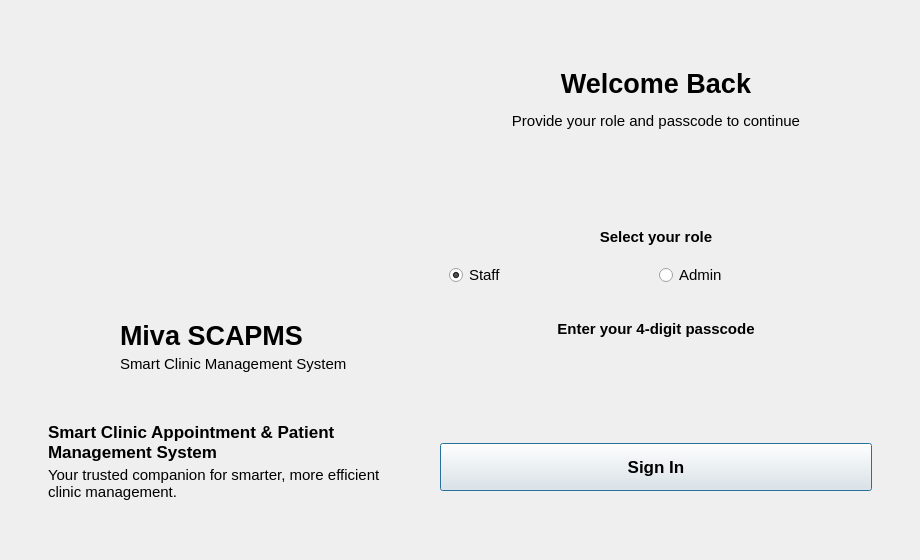
<?xml version="1.0" encoding="UTF-8"?>
<ui version="4.0">
 <class>LoginWindow</class>
 <widget class="QWidget" name="LoginWindow">
  <property name="geometry">
   <rect>
    <x>0</x>
    <y>0</y>
    <width>920</width>
    <height>560</height>
   </rect>
  </property>
  <property name="sizePolicy">
   <sizepolicy hsizetype="Fixed" vsizetype="Fixed">
    <horstretch>0</horstretch>
    <verstretch>0</verstretch>
   </sizepolicy>
  </property>
  <property name="minimumSize">
   <size>
    <width>920</width>
    <height>560</height>
   </size>
  </property>
  <property name="maximumSize">
   <size>
    <width>920</width>
    <height>560</height>
   </size>
  </property>
  <property name="windowTitle">
   <string>Miva SCAPMS | Login</string>
  </property>
  <layout class="QHBoxLayout" name="horizontalLayout_2">
   <property name="spacing">
    <number>0</number>
   </property>
   <property name="leftMargin">
    <number>24</number>
   </property>
   <property name="topMargin">
    <number>24</number>
   </property>
   <property name="rightMargin">
    <number>24</number>
   </property>
   <property name="bottomMargin">
    <number>24</number>
   </property>
   <item>
    <widget class="QWidget" name="mainContainer" native="true">
     <layout class="QHBoxLayout" name="horizontalLayout" stretch="1,1">
      <property name="spacing">
       <number>0</number>
      </property>
      <property name="leftMargin">
       <number>0</number>
      </property>
      <property name="topMargin">
       <number>0</number>
      </property>
      <property name="rightMargin">
       <number>0</number>
      </property>
      <property name="bottomMargin">
       <number>0</number>
      </property>
      <item>
       <widget class="QWidget" name="leftPanel" native="true">
        <layout class="QVBoxLayout" name="verticalLayout" stretch="1,1">
         <property name="spacing">
          <number>0</number>
         </property>
         <property name="leftMargin">
          <number>0</number>
         </property>
         <property name="topMargin">
          <number>0</number>
         </property>
         <property name="rightMargin">
          <number>0</number>
         </property>
         <property name="bottomMargin">
          <number>0</number>
         </property>
         <item>
          <widget class="QWidget" name="imageContainer" native="true">
           <property name="sizePolicy">
            <sizepolicy hsizetype="Expanding" vsizetype="Expanding">
             <horstretch>0</horstretch>
             <verstretch>0</verstretch>
            </sizepolicy>
           </property>
          </widget>
         </item>
         <item>
          <widget class="QWidget" name="brandingContainer" native="true">
           <property name="sizePolicy">
            <sizepolicy hsizetype="Expanding" vsizetype="Expanding">
             <horstretch>0</horstretch>
             <verstretch>0</verstretch>
            </sizepolicy>
           </property>
           <layout class="QVBoxLayout" name="verticalLayout_2">
            <property name="spacing">
             <number>32</number>
            </property>
            <property name="leftMargin">
             <number>24</number>
            </property>
            <property name="topMargin">
             <number>24</number>
            </property>
            <property name="rightMargin">
             <number>24</number>
            </property>
            <property name="bottomMargin">
             <number>24</number>
            </property>
            <item>
             <widget class="QWidget" name="brandingHeader" native="true">
              <property name="sizePolicy">
               <sizepolicy hsizetype="Preferred" vsizetype="Fixed">
                <horstretch>0</horstretch>
                <verstretch>0</verstretch>
               </sizepolicy>
              </property>
              <layout class="QHBoxLayout" name="horizontalLayout_3">
               <property name="spacing">
                <number>8</number>
               </property>
               <property name="leftMargin">
                <number>0</number>
               </property>
               <property name="topMargin">
                <number>0</number>
               </property>
               <property name="rightMargin">
                <number>0</number>
               </property>
               <property name="bottomMargin">
                <number>0</number>
               </property>
               <item>
                <widget class="QWidget" name="logoContainer" native="true">
                 <property name="minimumSize">
                  <size>
                   <width>64</width>
                   <height>64</height>
                  </size>
                 </property>
                 <property name="maximumSize">
                  <size>
                   <width>64</width>
                   <height>64</height>
                  </size>
                 </property>
                 <layout class="QHBoxLayout" name="horizontalLayout_4">
                  <property name="spacing">
                   <number>0</number>
                  </property>
                  <property name="leftMargin">
                   <number>0</number>
                  </property>
                  <property name="topMargin">
                   <number>0</number>
                  </property>
                  <property name="rightMargin">
                   <number>0</number>
                  </property>
                  <property name="bottomMargin">
                   <number>0</number>
                  </property>
                  <item>
                   <widget class="QLabel" name="logoLabel">
                    <property name="minimumSize">
                     <size>
                      <width>64</width>
                      <height>64</height>
                     </size>
                    </property>
                    <property name="maximumSize">
                     <size>
                      <width>64</width>
                      <height>64</height>
                     </size>
                    </property>
                    <property name="text">
                     <string/>
                    </property>
                    <property name="scaledContents">
                     <bool>true</bool>
                    </property>
                    <property name="alignment">
                     <set>Qt::AlignmentFlag::AlignCenter</set>
                    </property>
                   </widget>
                  </item>
                 </layout>
                </widget>
               </item>
               <item>
                <widget class="QWidget" name="brandingTextContainer" native="true">
                 <property name="sizePolicy">
                  <sizepolicy hsizetype="Expanding" vsizetype="Fixed">
                   <horstretch>0</horstretch>
                   <verstretch>0</verstretch>
                  </sizepolicy>
                 </property>
                 <layout class="QVBoxLayout" name="verticalLayout_4">
                  <property name="spacing">
                   <number>4</number>
                  </property>
                  <property name="leftMargin">
                   <number>0</number>
                  </property>
                  <property name="topMargin">
                   <number>0</number>
                  </property>
                  <property name="rightMargin">
                   <number>0</number>
                  </property>
                  <property name="bottomMargin">
                   <number>0</number>
                  </property>
                  <item>
                   <widget class="QLabel" name="titleLabel">
                    <property name="sizePolicy">
                     <sizepolicy hsizetype="Preferred" vsizetype="Fixed">
                      <horstretch>0</horstretch>
                      <verstretch>0</verstretch>
                     </sizepolicy>
                    </property>
                    <property name="font">
                     <font>
                      <pointsize>20</pointsize>
                      <bold>true</bold>
                     </font>
                    </property>
                    <property name="text">
                     <string>Miva SCAPMS</string>
                    </property>
                   </widget>
                  </item>
                  <item>
                   <widget class="QLabel" name="subtitleLabel">
                    <property name="font">
                     <font>
                      <pointsize>11</pointsize>
                     </font>
                    </property>
                    <property name="text">
                     <string>Smart Clinic Management System</string>
                    </property>
                   </widget>
                  </item>
                 </layout>
                </widget>
               </item>
              </layout>
             </widget>
            </item>
            <item>
             <widget class="QWidget" name="welcomeMsgContainer" native="true">
              <property name="sizePolicy">
               <sizepolicy hsizetype="Preferred" vsizetype="Fixed">
                <horstretch>0</horstretch>
                <verstretch>0</verstretch>
               </sizepolicy>
              </property>
              <layout class="QVBoxLayout" name="verticalLayout_3">
               <property name="spacing">
                <number>4</number>
               </property>
               <property name="leftMargin">
                <number>0</number>
               </property>
               <property name="topMargin">
                <number>0</number>
               </property>
               <property name="rightMargin">
                <number>0</number>
               </property>
               <property name="bottomMargin">
                <number>0</number>
               </property>
               <item>
                <widget class="QLabel" name="fullnameLabel">
                 <property name="sizePolicy">
                  <sizepolicy hsizetype="Preferred" vsizetype="Preferred">
                   <horstretch>0</horstretch>
                   <verstretch>0</verstretch>
                  </sizepolicy>
                 </property>
                 <property name="font">
                  <font>
                   <pointsize>13</pointsize>
                   <bold>true</bold>
                  </font>
                 </property>
                 <property name="text">
                  <string>Smart Clinic Appointment &amp; Patient Management System</string>
                 </property>
                 <property name="wordWrap">
                  <bool>true</bool>
                 </property>
                </widget>
               </item>
               <item>
                <widget class="QLabel" name="welcomeTextLabel">
                 <property name="font">
                  <font>
                   <pointsize>11</pointsize>
                  </font>
                 </property>
                 <property name="text">
                  <string>Your trusted companion for smarter, more efficient clinic management.</string>
                 </property>
                 <property name="wordWrap">
                  <bool>true</bool>
                 </property>
                </widget>
               </item>
              </layout>
             </widget>
            </item>
           </layout>
          </widget>
         </item>
        </layout>
       </widget>
      </item>
      <item>
       <widget class="QWidget" name="rightPanel" native="true">
        <property name="sizePolicy">
         <sizepolicy hsizetype="Fixed" vsizetype="Preferred">
          <horstretch>0</horstretch>
          <verstretch>0</verstretch>
         </sizepolicy>
        </property>
        <property name="minimumSize">
         <size>
          <width>480</width>
          <height>0</height>
         </size>
        </property>
        <property name="maximumSize">
         <size>
          <width>480</width>
          <height>16777215</height>
         </size>
        </property>
        <layout class="QVBoxLayout" name="verticalLayout_5">
         <property name="spacing">
          <number>48</number>
         </property>
         <property name="leftMargin">
          <number>24</number>
         </property>
         <property name="topMargin">
          <number>0</number>
         </property>
         <property name="rightMargin">
          <number>24</number>
         </property>
         <property name="bottomMargin">
          <number>0</number>
         </property>
         <item>
          <widget class="QWidget" name="loginHeaderContainer" native="true">
           <property name="sizePolicy">
            <sizepolicy hsizetype="Preferred" vsizetype="Fixed">
             <horstretch>0</horstretch>
             <verstretch>0</verstretch>
            </sizepolicy>
           </property>
           <layout class="QVBoxLayout" name="verticalLayout_6">
            <property name="spacing">
             <number>4</number>
            </property>
            <property name="leftMargin">
             <number>0</number>
            </property>
            <property name="topMargin">
             <number>0</number>
            </property>
            <property name="rightMargin">
             <number>0</number>
            </property>
            <property name="bottomMargin">
             <number>0</number>
            </property>
            <item>
             <widget class="QLabel" name="loginTitleLabel">
              <property name="font">
               <font>
                <pointsize>20</pointsize>
                <bold>true</bold>
               </font>
              </property>
              <property name="text">
               <string>Welcome Back</string>
              </property>
              <property name="alignment">
               <set>Qt::AlignmentFlag::AlignCenter</set>
              </property>
             </widget>
            </item>
            <item>
             <widget class="QLabel" name="loginInstructionLabel">
              <property name="sizePolicy">
               <sizepolicy hsizetype="Preferred" vsizetype="Preferred">
                <horstretch>0</horstretch>
                <verstretch>0</verstretch>
               </sizepolicy>
              </property>
              <property name="font">
               <font>
                <pointsize>11</pointsize>
               </font>
              </property>
              <property name="text">
               <string>Provide your role and passcode to continue</string>
              </property>
              <property name="alignment">
               <set>Qt::AlignmentFlag::AlignCenter</set>
              </property>
              <property name="wordWrap">
               <bool>true</bool>
              </property>
             </widget>
            </item>
           </layout>
          </widget>
         </item>
         <item>
          <widget class="QWidget" name="loginFormContainer" native="true">
           <property name="sizePolicy">
            <sizepolicy hsizetype="Preferred" vsizetype="Fixed">
             <horstretch>0</horstretch>
             <verstretch>0</verstretch>
            </sizepolicy>
           </property>
           <layout class="QVBoxLayout" name="verticalLayout_7">
            <property name="spacing">
             <number>24</number>
            </property>
            <property name="leftMargin">
             <number>0</number>
            </property>
            <property name="topMargin">
             <number>0</number>
            </property>
            <property name="rightMargin">
             <number>0</number>
            </property>
            <property name="bottomMargin">
             <number>0</number>
            </property>
            <item>
             <widget class="QWidget" name="roleSection" native="true">
              <property name="sizePolicy">
               <sizepolicy hsizetype="Preferred" vsizetype="Fixed">
                <horstretch>0</horstretch>
                <verstretch>0</verstretch>
               </sizepolicy>
              </property>
              <layout class="QVBoxLayout" name="verticalLayout_8">
               <property name="spacing">
                <number>8</number>
               </property>
               <property name="leftMargin">
                <number>0</number>
               </property>
               <property name="topMargin">
                <number>0</number>
               </property>
               <property name="rightMargin">
                <number>0</number>
               </property>
               <property name="bottomMargin">
                <number>0</number>
               </property>
               <item>
                <widget class="QLabel" name="roleLabel">
                 <property name="font">
                  <font>
                   <pointsize>11</pointsize>
                   <bold>true</bold>
                  </font>
                 </property>
                 <property name="text">
                  <string>Select your role</string>
                 </property>
                 <property name="alignment">
                  <set>Qt::AlignmentFlag::AlignCenter</set>
                 </property>
                </widget>
               </item>
               <item>
                <widget class="QWidget" name="widget" native="true">
                 <layout class="QHBoxLayout" name="horizontalLayout_6">
                  <item>
                   <widget class="QRadioButton" name="staffRadioButton">
                    <property name="font">
                     <font>
                      <pointsize>11</pointsize>
                     </font>
                    </property>
                    <property name="cursor">
                     <cursorShape>PointingHandCursor</cursorShape>
                    </property>
                    <property name="text">
                     <string>Staff</string>
                    </property>
                    <property name="checked">
                     <bool>true</bool>
                    </property>
                   </widget>
                  </item>
                  <item>
                   <widget class="QRadioButton" name="adminRadioButton">
                    <property name="font">
                     <font>
                      <pointsize>11</pointsize>
                     </font>
                    </property>
                    <property name="cursor">
                     <cursorShape>PointingHandCursor</cursorShape>
                    </property>
                    <property name="text">
                     <string>Admin</string>
                    </property>
                   </widget>
                  </item>
                 </layout>
                </widget>
               </item>
              </layout>
             </widget>
            </item>
            <item>
             <widget class="QWidget" name="pinSection" native="true">
              <property name="sizePolicy">
               <sizepolicy hsizetype="Preferred" vsizetype="Fixed">
                <horstretch>0</horstretch>
                <verstretch>0</verstretch>
               </sizepolicy>
              </property>
              <layout class="QVBoxLayout" name="verticalLayout_9">
               <property name="spacing">
                <number>8</number>
               </property>
               <property name="leftMargin">
                <number>0</number>
               </property>
               <property name="topMargin">
                <number>0</number>
               </property>
               <property name="rightMargin">
                <number>0</number>
               </property>
               <property name="bottomMargin">
                <number>0</number>
               </property>
               <item>
                <widget class="QLabel" name="pinLabel">
                 <property name="font">
                  <font>
                   <pointsize>11</pointsize>
                   <bold>true</bold>
                  </font>
                 </property>
                 <property name="text">
                  <string>Enter your 4-digit passcode</string>
                 </property>
                 <property name="alignment">
                  <set>Qt::AlignmentFlag::AlignCenter</set>
                 </property>
                </widget>
               </item>
               <item>
                <widget class="QWidget" name="pinBoxesContainer" native="true">
                 <layout class="QHBoxLayout" name="horizontalLayout_5">
                  <property name="spacing">
                   <number>16</number>
                  </property>
                  <property name="leftMargin">
                   <number>0</number>
                  </property>
                  <property name="topMargin">
                   <number>0</number>
                  </property>
                  <property name="rightMargin">
                   <number>0</number>
                  </property>
                  <property name="bottomMargin">
                   <number>0</number>
                  </property>
                 </layout>
                </widget>
               </item>
               <item>
                <widget class="QLabel" name="errorLabel">
                 <property name="font">
                  <font>
                   <pointsize>11</pointsize>
                  </font>
                 </property>
                 <property name="text">
                  <string/>
                 </property>
                 <property name="alignment">
                  <set>Qt::AlignmentFlag::AlignCenter</set>
                 </property>
                 <property name="wordWrap">
                  <bool>true</bool>
                 </property>
                </widget>
               </item>
              </layout>
             </widget>
            </item>
            <item>
             <widget class="QWidget" name="loginButtonSection" native="true">
              <property name="sizePolicy">
               <sizepolicy hsizetype="Preferred" vsizetype="Fixed">
                <horstretch>0</horstretch>
                <verstretch>0</verstretch>
               </sizepolicy>
              </property>
              <layout class="QVBoxLayout" name="verticalLayout_10">
               <property name="spacing">
                <number>0</number>
               </property>
               <property name="leftMargin">
                <number>0</number>
               </property>
               <property name="topMargin">
                <number>48</number>
               </property>
               <property name="rightMargin">
                <number>0</number>
               </property>
               <property name="bottomMargin">
                <number>0</number>
               </property>
               <item>
                <widget class="QPushButton" name="loginButton">
                 <property name="sizePolicy">
                  <sizepolicy hsizetype="Expanding" vsizetype="Fixed">
                   <horstretch>0</horstretch>
                   <verstretch>0</verstretch>
                  </sizepolicy>
                 </property>
                 <property name="minimumSize">
                  <size>
                   <width>0</width>
                   <height>48</height>
                  </size>
                 </property>
                 <property name="font">
                  <font>
                   <pointsize>13</pointsize>
                   <bold>true</bold>
                  </font>
                 </property>
                 <property name="cursor">
                  <cursorShape>PointingHandCursor</cursorShape>
                 </property>
                 <property name="text">
                  <string>Sign In</string>
                 </property>
                 <property name="default">
                  <bool>true</bool>
                 </property>
                </widget>
               </item>
              </layout>
             </widget>
            </item>
           </layout>
          </widget>
         </item>
        </layout>
       </widget>
      </item>
     </layout>
    </widget>
   </item>
  </layout>
 </widget>
 <resources/>
 <connections/>
</ui>
